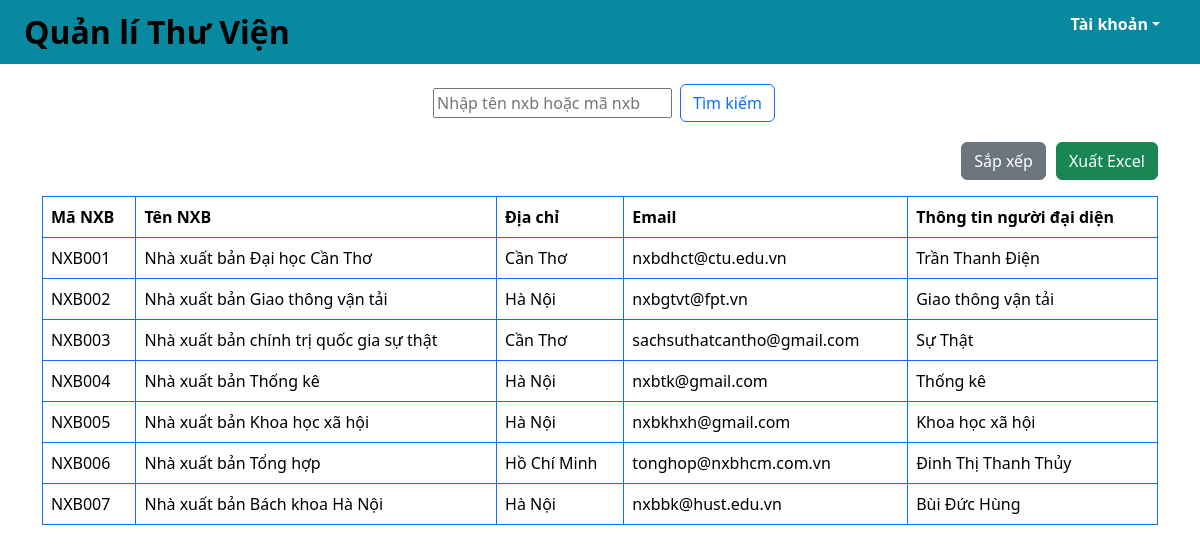
The page /nxb.php on the database its author committed.
### tables this page shows
create table nhaXuatBan (
	maNXB char(10) not null,
    tenNXB varchar(50) not null,
    diaChi varchar(100),
    email varchar(50),
    ttNguoiDaiDien varchar(255),
    primary key (maNXB)
);

### src/functions.php (called while the page is built, shortened)
<?php
function html_escape(string|null $text): string
{
    return htmlspecialchars($text ?? '', ENT_QUOTES, 'UTF-8', false);
}

### public/nxb.php (the view, shortened to what this page needs)
<?php
require_once __DIR__ . '/../src/connect.php';
if ($_SERVER['REQUEST_METHOD'] === 'POST' && isset($_POST['sort'])) {
    $sql = "CALL sapXepNXB()";
    $stmt = $pdo->prepare($sql);
    $stmt->execute();
} else if ($_SERVER['REQUEST_METHOD'] === 'GET' && isset($_GET['keyword'])) {
    $keyword = $_GET['keyword'];
    $sql = "CALL timKiemNXB(?)";
    $stmt = $pdo->prepare($sql);
    $stmt->execute([$keyword]);
} else {
    $sql = "CALL hthiNXB()";
    $stmt = $pdo->prepare($sql);
    $stmt->execute();
}
$rows = $stmt->fetchAll(PDO::FETCH_ASSOC);
include_once __DIR__ . '/../src/partials/header.php'
?>
<div class="container">
    <div class="row mb-3">
        <div class="col d-flex justify-content-center ">
            <div class="col d-flex justify-content-center ">
                <form class="d-flex align-items-center" method="GET" action="/nxb.php" class="w-100">
                    <input class="m-2" type="search" placeholder="Nhập tên nxb hoặc mã nxb" aria-label="search"
                        name="keyword" value="<?= isset($_GET['keyword']) ? htmlspecialchars($_GET['keyword']) : '' ?>">
                    <button class="btn btn-outline-primary" type="submit">Tìm kiếm</button>
                </form>
            </div>
        </div>
    </div>
    <div class="row mb-3">
        <div class="col d-flex justify-content-end">
            <form method="post">
                <button class="btn btn-secondary" type="submit" name="sort">
                    Sắp xếp
                </button>
            </form>
            <div style="width: 10px;"></div>
            <form method="post">
                <button class="btn btn-success" type="submit" name="export">
                    Xuất Excel
                </button>
            </form>
        </div>
    </div>
    <div class="row">
        <div class="col">
            <table class="table table-bordered border-primary">
                <thead>
                    <tr>
                        <th>Mã NXB</th>
                        <th>Tên NXB</th>
                        <th>Địa chỉ</th>
                        <th>Email</th>
                        <th>Thông tin người đại diện</th>
                    </tr>
                </thead>
                <tbody>
                    <?php foreach ($rows as $row) : ?>
                    <tr>
                        <td><?= html_escape($row['maNXB']) ?></td>
                        <td><?= html_escape($row['tenNXB']) ?></td>
                        <td><?= html_escape($row['diaChi']) ?></td>
                        <td><?= html_escape($row['email']) ?></td>
                        <td><?= html_escape($row['ttNguoiDaiDien']) ?></td>
                    </tr>
                    <?php endforeach ?>
                </tbody>
            </table>
        </div>
    </div>
</div>
<?php
include_once __DIR__ . '/../src/partials/footer.php'
?>

### rows shown on the page
nhaxuatban: maNXB "NXB001", tenNXB "Nhà xuất bản Đại học Cần Thơ", diaChi "Cần Thơ", email "nxbdhct@ctu.edu.vn", ttNguoiDaiDien "Trần Thanh Điện"
nhaxuatban: maNXB "NXB002", tenNXB "Nhà xuất bản Giao thông vận tải", diaChi "Hà Nội", email "nxbgtvt@fpt.vn", ttNguoiDaiDien "Giao thông vận tải"
nhaxuatban: maNXB "NXB003", tenNXB "Nhà xuất bản chính trị quốc gia sự thật", diaChi "Cần Thơ", email "sachsuthatcantho@gmail.com", ttNguoiDaiDien "Sự Thật"
nhaxuatban: maNXB "NXB004", tenNXB "Nhà xuất bản Thống kê", diaChi "Hà Nội", email "nxbtk@gmail.com", ttNguoiDaiDien "Thống kê"
nhaxuatban: maNXB "NXB005", tenNXB "Nhà xuất bản Khoa học xã hội", diaChi "Hà Nội", email "nxbkhxh@gmail.com", ttNguoiDaiDien "Khoa học xã hội"
nhaxuatban: maNXB "NXB006", tenNXB "Nhà xuất bản Tổng hợp", diaChi "Hồ Chí Minh", email "tonghop@nxbhcm.com.vn", ttNguoiDaiDien "Đinh Thị Thanh Thủy"
nhaxuatban: maNXB "NXB007", tenNXB "Nhà xuất bản Bách khoa Hà Nội", diaChi "Hà Nội", email "nxbbk@hust.edu.vn", ttNguoiDaiDien "Bùi Đức Hùng"
